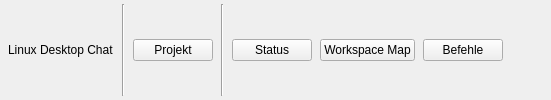
<?xml version="1.0" encoding="UTF-8"?>
<ui version="4.0">
 <class>TopBar</class>
 <widget class="QWidget" name="TopBar">
  <property name="minimumSize">
   <size>
    <width>0</width>
    <height>36</height>
   </size>
  </property>
  <layout class="QHBoxLayout" name="mainLayout">
   <property name="leftMargin">
    <number>8</number>
   </property>
   <property name="topMargin">
    <number>4</number>
   </property>
   <property name="rightMargin">
    <number>8</number>
   </property>
   <property name="bottomMargin">
    <number>4</number>
   </property>
   <property name="spacing">
    <number>8</number>
   </property>
   <item>
    <widget class="QLabel" name="appTitle">
     <property name="text">
      <string>Linux Desktop Chat</string>
     </property>
    </widget>
   </item>
   <item>
    <widget class="QFrame" name="separator1">
     <property name="frameShape">
      <enum>QFrame::Shape::VLine</enum>
     </property>
     <property name="frameShadow">
      <enum>QFrame::Shadow::Sunken</enum>
     </property>
    </widget>
   </item>
   <item>
    <widget class="QPushButton" name="projectSwitcherButton">
     <property name="text">
      <string>Projekt</string>
     </property>
    </widget>
   </item>
   <item>
    <widget class="QFrame" name="separator2">
     <property name="frameShape">
      <enum>QFrame::Shape::VLine</enum>
     </property>
     <property name="frameShadow">
      <enum>QFrame::Shadow::Sunken</enum>
     </property>
    </widget>
   </item>
   <item>
    <widget class="QPushButton" name="statusButton">
     <property name="text">
      <string>Status</string>
     </property>
    </widget>
   </item>
   <item>
    <widget class="QPushButton" name="workspaceMapButton">
     <property name="text">
      <string>Workspace Map</string>
     </property>
    </widget>
   </item>
   <item>
    <widget class="QPushButton" name="commandsButton">
     <property name="text">
      <string>Befehle</string>
     </property>
    </widget>
   </item>
   <item>
    <spacer name="spacer">
     <property name="orientation">
      <enum>Qt::Orientation::Horizontal</enum>
     </property>
     <property name="sizeHint" stdset="0">
      <size>
       <width>40</width>
       <height>20</height>
      </size>
     </property>
    </spacer>
   </item>
  </layout>
 </widget>
 <layoutdefault spacing="6" margin="11"/>
 <resources/>
 <connections/>
</ui>
